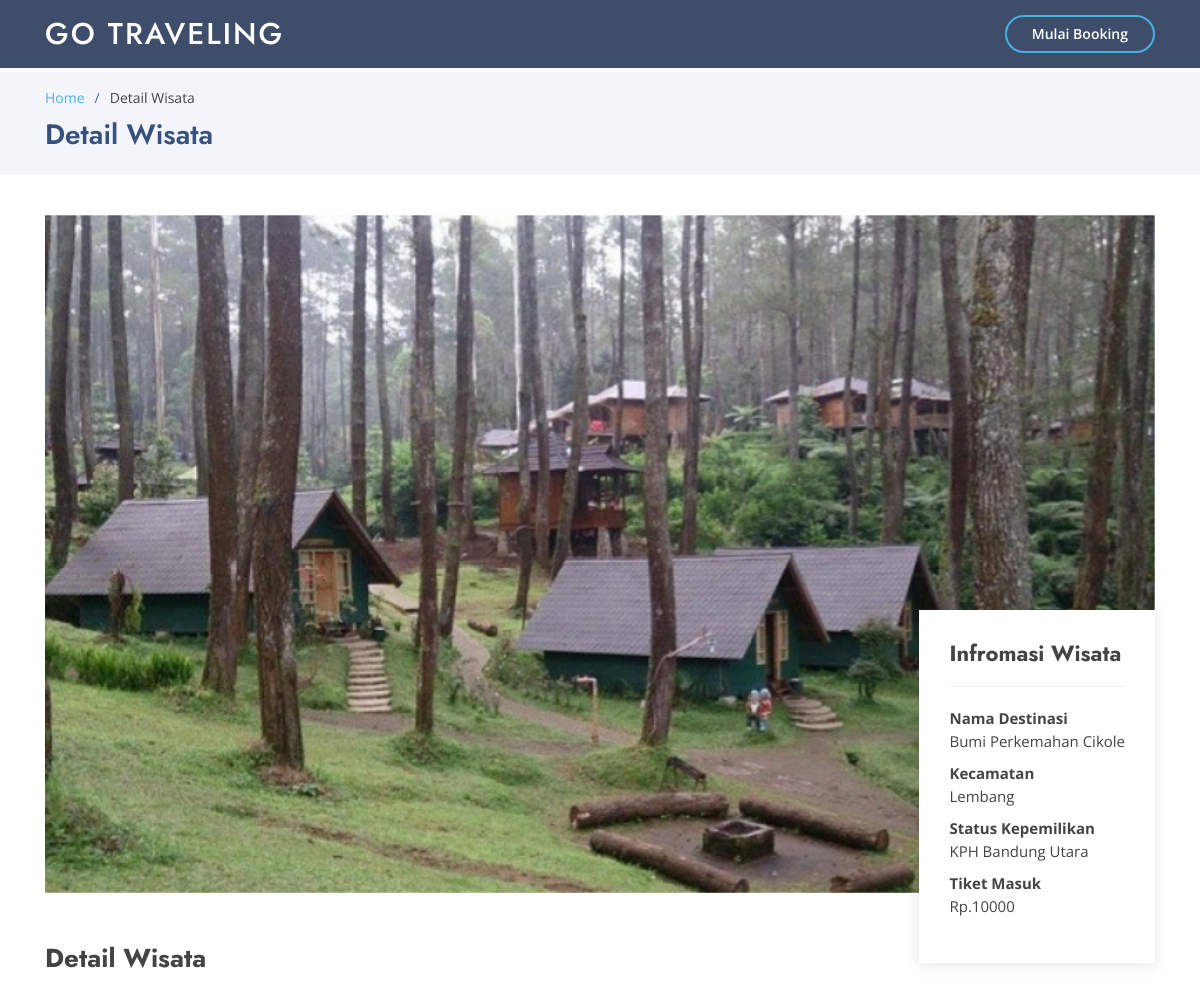
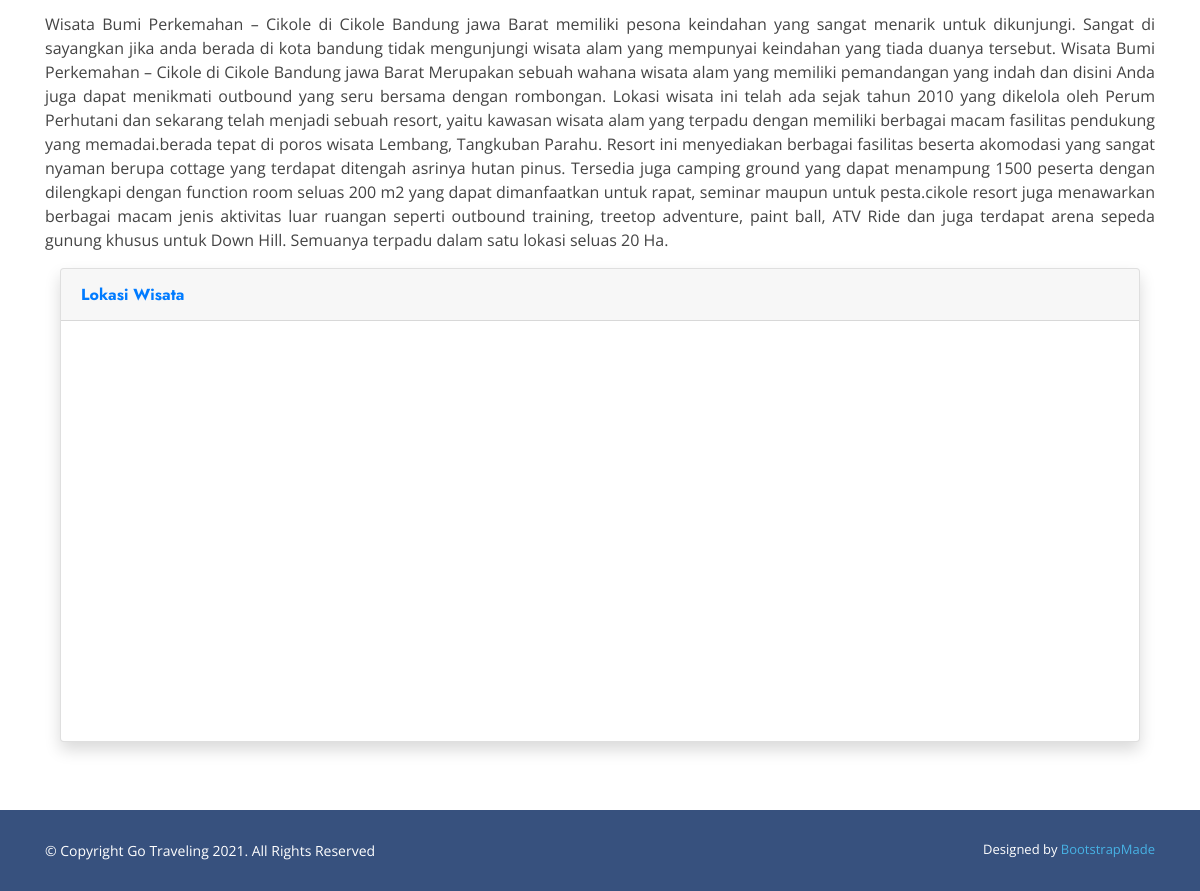
Screenshot of /main/detail_portofolio/3 with the database file from the repository (2 pictures, top to bottom).
### tables this page shows
CREATE TABLE `wisata_perkecamatan` (
  `id` int(11) NOT NULL,
  `id_kecamatan` int(11) NOT NULL,
  `hotel_id` int(11) NOT NULL,
  `nama` varchar(255) NOT NULL,
  `status` varchar(100) NOT NULL,
  `biaya` varchar(100) NOT NULL,
  `latitude` varchar(200) NOT NULL,
  `longitude` varchar(200) NOT NULL,
  `foto` varchar(200) NOT NULL,
  `detail` text NOT NULL,
  `flag_active` int(1) NOT NULL
);

CREATE TABLE `wisata` (
  `id` int(11) NOT NULL,
  `kecamatan` varchar(100) NOT NULL
);

### application/controllers/Main.php (called while the page is built, shortened)
<?php
class Main extends CI_Controller
{
    public function detail_portofolio($id)
    {
        $data['title'] = 'Aplikasi Wisata';
        $this->db->select('wisata_perkecamatan.*, wisata.kecamatan');
        $this->db->from('wisata_perkecamatan');
        $this->db->join('wisata', 'wisata_perkecamatan.id_kecamatan=wisata.id');
        $this->db->where('wisata_perkecamatan.id=', $id);
        $query = $this->db->get();
        $data['detail'] = $query->result_array();
        $this->load->view('main/portofolio', $data);
        $this->load->view('main/footer');
    }
}

### index.php (called while the page is built, shortened)
<?php
require_once BASEPATH.'core/CodeIgniter.php';

### application/views/main/portofolio.php (the view, shortened to what this page needs)
<!DOCTYPE html>
<html lang="en">
<head>
    <link href="<?= base_url('assets/'); ?>vendor/bootstrap/css/bootstrap.min.css" rel="stylesheet">
    <link href="<?= base_url('assets/'); ?>vendor/icofont/icofont.min.css" rel="stylesheet">
    <link href="<?= base_url('assets/'); ?>vendor/boxicons/css/boxicons.min.css" rel="stylesheet">
    <link href="<?= base_url('assets/'); ?>vendor/remixicon/remixicon.css" rel="stylesheet">
    <link href="<?= base_url('assets/'); ?>vendor/venobox/venobox.css" rel="stylesheet">
    <link href="<?= base_url('assets/'); ?>vendor/owl.carousel/assets/owl.carousel.min.css" rel="stylesheet">
    <link href="<?= base_url('assets/'); ?>vendor/aos/aos.css" rel="stylesheet">
    <link href="<?= base_url('assets/'); ?>css/style.css" rel="stylesheet">
</head>
<body>
    <header id="header" class="fixed-top header-inner-pages">
        <div class="container d-flex align-items-center">
            <h1 class="logo mr-auto"><a href="<?= base_url(); ?>">Go Traveling</a></h1>
            <a href="<?= base_url('auth'); ?>" class="get-started-btn scrollto">Mulai Booking</a>
        </div>
    </header>
    <main id="main">
        <section id="breadcrumbs" class="breadcrumbs">
            <div class="container">
                <ol>
                    <li><a href="<?= base_url(); ?>">Home</a></li>
                    <li>Detail Wisata</li>
                </ol>
                <h2>Detail Wisata</h2>
            </div>
        </section>
        <section id="portfolio-details" class="portfolio-details">
            <div class="container">
                <div class="portfolio-details-container">
                    <?php foreach ($detail as $dt) : ?>
                        <div class="owl-carousel portfolio-details-carousel">
                            <img src="<?= base_url('assets/'); ?><?= $dt['foto']; ?>" class="img-fluid" alt="">
                        </div>
                        <div class="portfolio-info">
                            <h3>Infromasi Wisata</h3>
                            <ul>
                                <li><strong>Nama Destinasi</strong><br> <?= $dt['nama']; ?></li>
                                <li><strong>Kecamatan</strong><br> <?= $dt['kecamatan']; ?></li>
                                <li><strong>Status Kepemilikan</strong><br> <?= $dt['status']; ?></li>
                                <li><strong>Tiket Masuk</strong><br> Rp.<?= $dt['biaya']; ?></li>
                            </ul>
                        </div>
                    <?php endforeach; ?>
                </div>
                <div class="portfolio-description">
                    <h2>Detail Wisata</h2>
                    <p align="justify">
                        <?= $dt['detail']; ?>
                    </p>
                </div>
                <div class="col-lg">
                    <div class="card shadow mb-2">
                        <div class="card-header py-3 d-flex flex-row align-items-center justify-content-between">
                            <h6 class="m-0 font-weight-bold text-primary">Lokasi Wisata</h6>
                        </div>
                        <div class="card-body">
                            <div id="googleMap" style="width:100%;height:380px;"></div>
                        </div>
                    </div>
                </div>
            </div>
        </section>
    </main>

### assets/css/style.css (style rules this page uses)
body { font-family: "Open Sans", sans-serif; color: #444444; }
a { color: #47b2e4; }
h1, h2, h3, h4, h5, h6 { font-family: "Jost", sans-serif; }
#header { transition: all 0.5s; z-index: 997; padding: 15px 0; }
#header.header-scrolled, #header.header-inner-pages { background: rgba(40, 58, 90, 0.9); }
#header .logo { font-size: 30px; margin: 0; padding: 0; line-height: 1; font-weight: 500; letter-spacing: 2px; text-transform: uppercase; }
#header .logo a { color: #fff; }
.get-started-btn { margin-left: 25px; color: #fff; border-radius: 50px; padding: 6px 25px 7px 25px; white-space: nowrap; transition: 0.3s; font-size: 14px; display: inline-block; border: 2px solid #47b2e4; font-weight: 600; }
section { padding: 60px 0; overflow: hidden; }
.breadcrumbs { padding: 15px 0; background: #f3f5fa; min-height: 40px; margin-top: 72px; }
.breadcrumbs h2 { font-size: 28px; font-weight: 600; color: #37517e; }
.breadcrumbs ol { display: flex; flex-wrap: wrap; list-style: none; padding: 0 0 10px 0; margin: 0; font-size: 14px; }
.breadcrumbs ol li + li { padding-left: 10px; }
.breadcrumbs ol li + li::before { display: inline-block; padding-right: 10px; color: #4668a2; content: "/"; }
.portfolio-details { padding-top: 40px; }
.portfolio-details .portfolio-details-container { position: relative; }
.portfolio-details .portfolio-details-carousel { position: relative; z-index: 1; }
.portfolio-details .portfolio-info { padding: 30px; position: absolute; right: 0; bottom: -70px; background: #fff; box-shadow: 0px 2px 15px rgba(0, 0, 0, 0.1); z-index: 2; }
.portfolio-details .portfolio-info h3 { font-size: 22px; font-weight: 700; margin-bottom: 20px; padding-bottom: 20px; border-bottom: 1px solid #eee; }
.portfolio-details .portfolio-info ul { list-style: none; padding: 0; font-size: 15px; }
.portfolio-details .portfolio-info ul li + li { margin-top: 10px; }
.portfolio-details .portfolio-description { padding-top: 50px; }
.portfolio-details .portfolio-description h2 { width: 50%; font-size: 26px; font-weight: 700; margin-bottom: 20px; }
.portfolio-details .portfolio-description p { padding: 0 0 0 0; }

### rows the page displays
wisata_perkecamatan: foto (picture), nama "Bumi Perkemahan Cikole", id_kecamatan.kecamatan "Lembang", status "KPH Bandung Utara", biaya "10000", detail "Wisata Bumi Perkemahan – Cikole di Cikole Bandung jawa Barat memiliki pesona keindahan yang sangat menarik untuk dikunjungi. Sangat di sayangkan jika anda berada di kota bandung tidak mengunjungi wisata alam yang mempunyai keindahan yang tiada duanya tersebut. Wisata Bumi Perkemahan – Cikole di Cikole Bandung jawa Barat Merupakan sebuah wahana wisata alam yang memiliki pemandangan yang indah dan disini Anda juga dapat menikmati outbound yang seru bersama dengan rombongan. Lokasi wisata ini telah ada sejak tahun 2010 yang dikelola oleh Perum Perhutani dan sekarang telah menjadi sebuah resort, yaitu kawasan wisata alam yang terpadu dengan memiliki berbagai macam fasilitas pendukung yang…"
